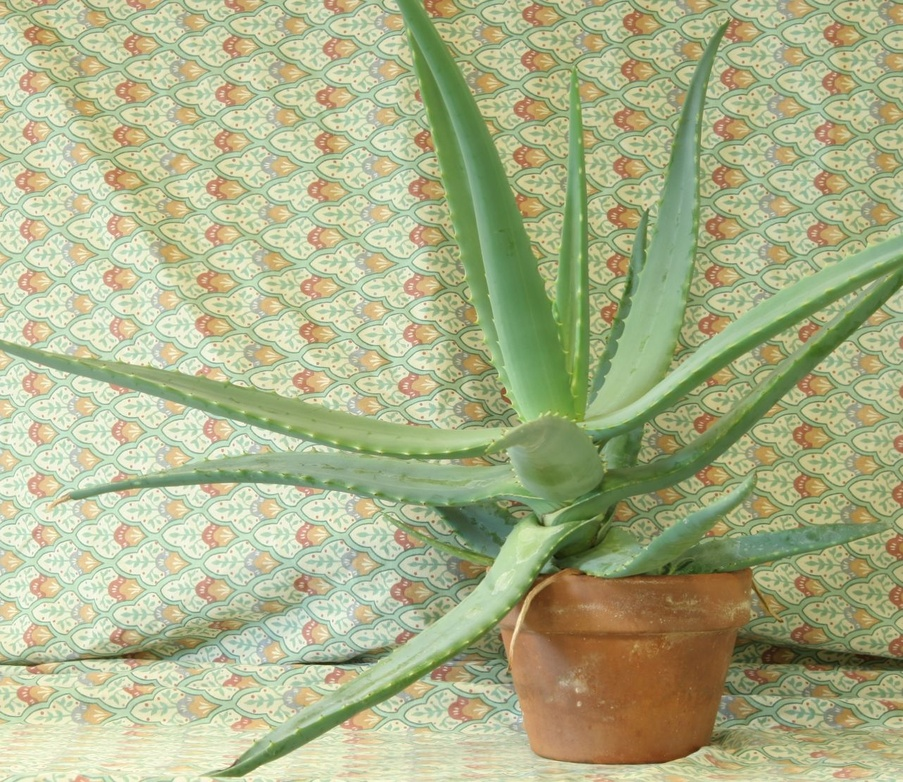
//> input picture Threshold/pic/aloeL.jpg, 903 x 782 px, shrunk from 1282 x 1110 before the run
$ ./main   (built with g++ and OpenCV 4)
//> lines starting //> are read from the running program, lines starting //| are printed output that depends on the picture; after the words box and inside, x2 and y2 are one past the last pixel; in counts of white or black regions, pixels touching at a corner belong together
//
//  main.cpp
//  opencv
//
//  Created by wangruchen on 15/1/31.
//  Copyright (c) 2015年 wangruchen. All rights reserved.
//

#include <opencv2/opencv.hpp>
#include <iostream>

using namespace std;
using namespace cv;

int main(int argc, const char * argv[]) {
    string imPath="/Users/wangruchen/work/program/Threshold/pic/aloeL.jpg";
    Mat srcIm=imread(imPath,IMREAD_GRAYSCALE);
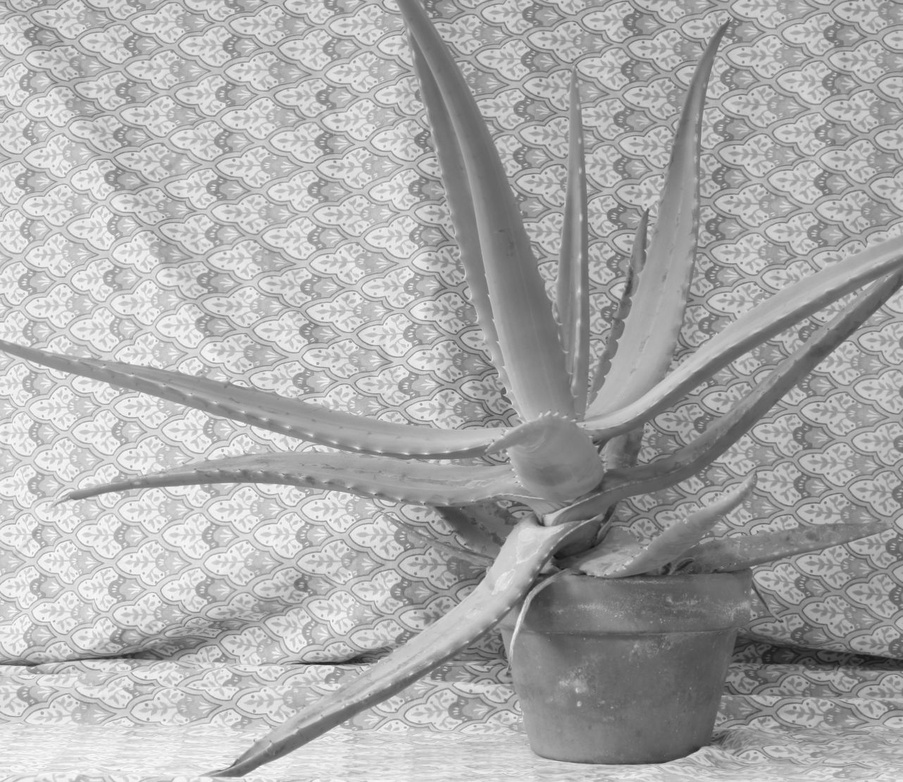
//> srcIm: 782 rows x 903 cols, CV_8UC1; min 18, max 255, mean 170.8
    Mat caiIm=imread(imPath);
//> caiIm is the input picture: 782 rows x 903 cols, CV_8UC3; mean B, G, R 136.7, 177.2, 171.2
    Mat thrIm;
    Mat adaIm;
    Mat colIm;
    adaptiveThreshold(srcIm, adaIm, 255, ADAPTIVE_THRESH_MEAN_C, THRESH_BINARY, 7, 5);//自适应阈值
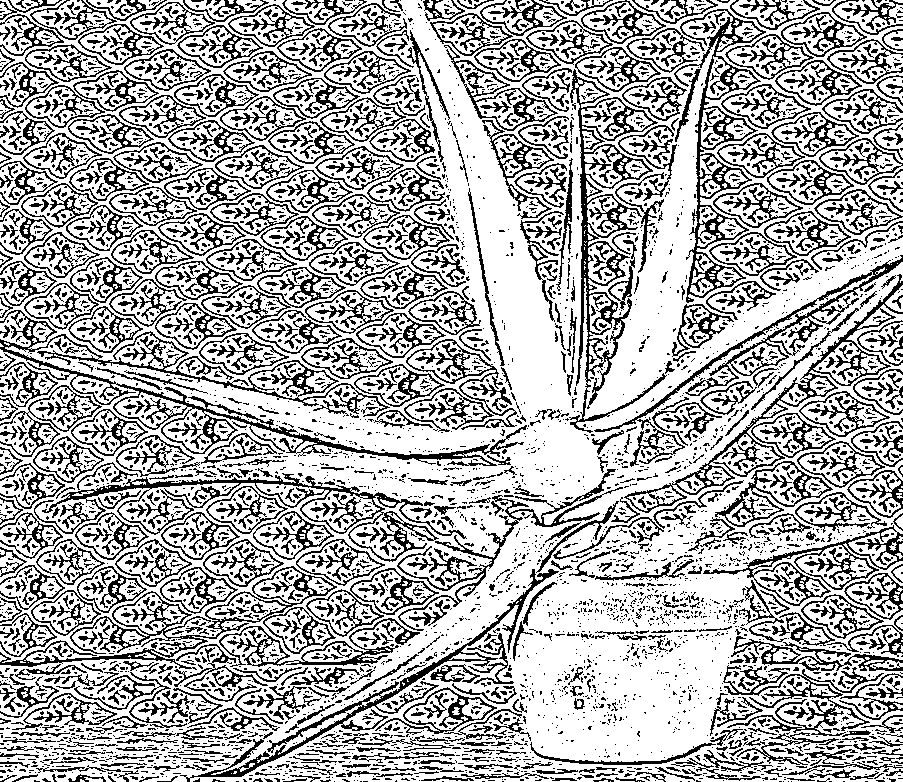
//> adaIm: 782 rows x 903 cols, CV_8UC1; 68.3% white; black in thin lines or dots
    cvtColor(caiIm, colIm, COLOR_RGB2GRAY);//色彩变换
    threshold(srcIm, thrIm, 200, 255, THRESH_BINARY);//固定阈值二值化
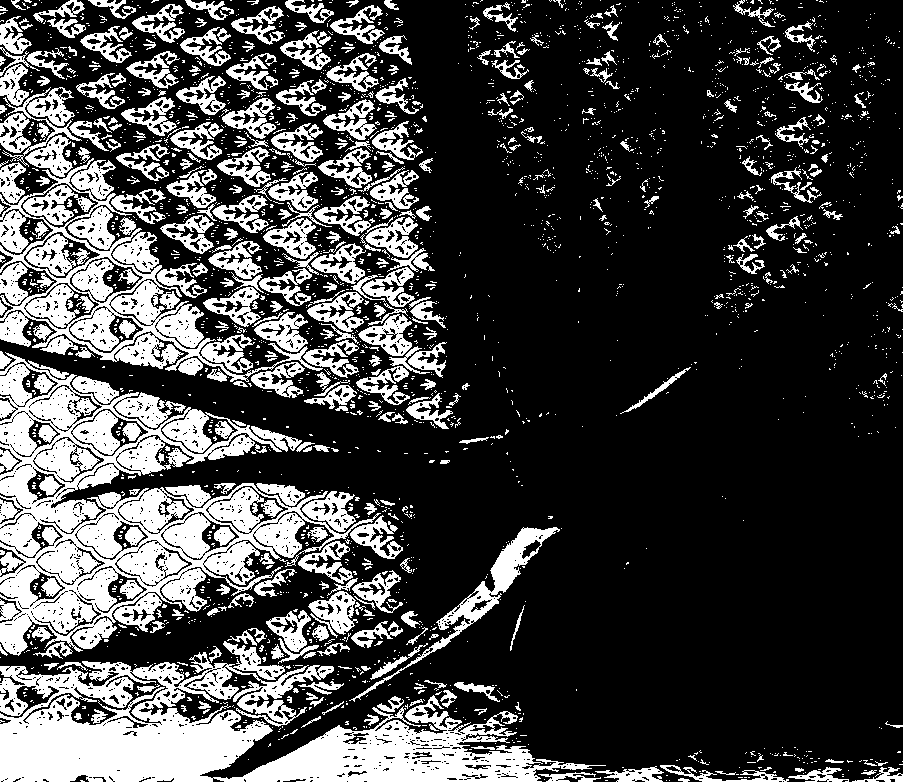
//> thrIm: 782 rows x 903 cols, CV_8UC1; 26.7% white; 2647 white regions (2227 under 20 px), largest, box (x1, y1, x2, y2) and area: (0, 352, 381, 656) 41424, (0, 641, 606, 782) 37471, (0, 158, 323, 382) 17474
    imshow("adathreshold", adaIm);
    imshow("color", colIm);
    imshow("threshold", thrIm);
    waitKey(0);
    return 0;
}
